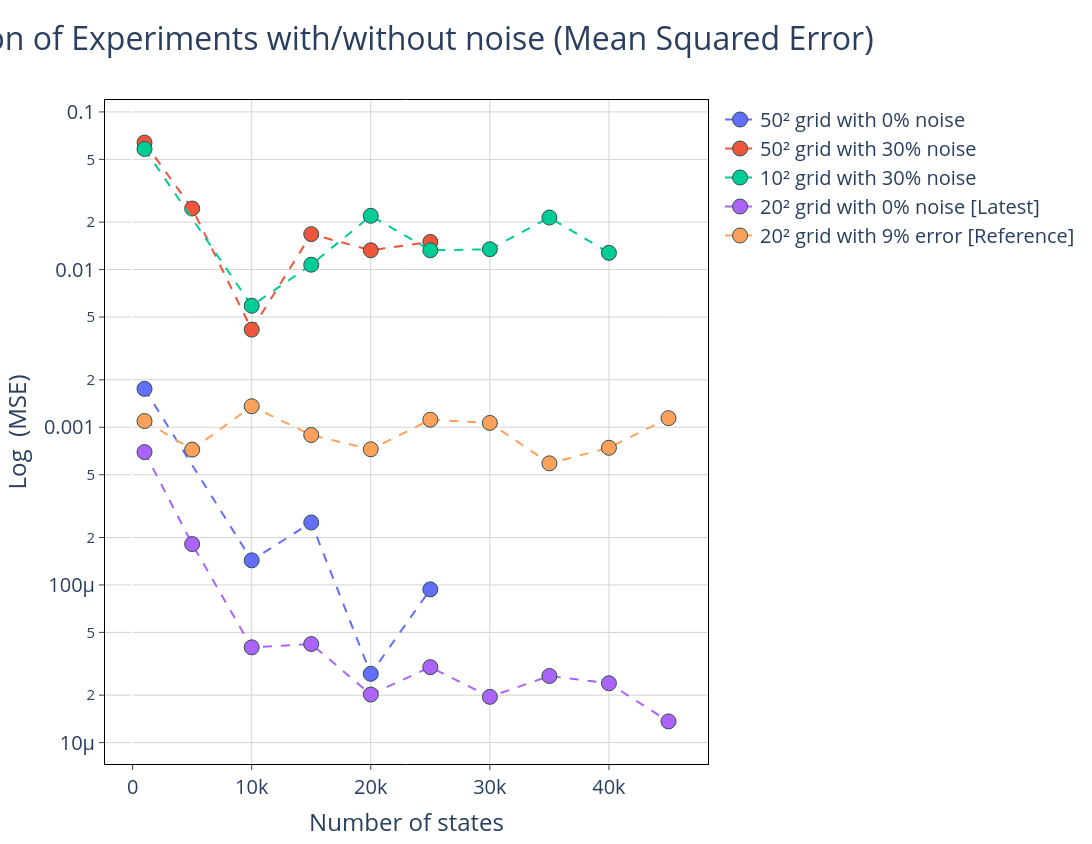

The notebook cell this image was saved under:
### Code cell
# Configuración del subplot
fig = make_subplots(
    rows=1, 
    cols=1, 
     # Actualizado para que coincida con tus datos
)

# Agregar la primera fila (row=1)
fig.add_trace(
    go.Scatter(
        x=df_50_pure['Nstates'], 
        y=df_50_pure['MSE'], 
        mode='lines+markers', 
        name='50² grid with 0% noise',
        line=dict(dash='dash')
    ),
    row=1, col=1
)

# Agregar la segunda fila (row=2)
fig.add_trace(
    go.Scatter(
        x=df_50_error['Nstates'], 
        y=df_50_error['MSE'], 
        mode='lines+markers', 
        name='50² grid with 30% noise',
        line=dict(dash='dash')
    ),
    row=1, col=1
)

# Agregar la tercera fila (row=3)
fig.add_trace(
    go.Scatter(
        x=df_10_error['Nstates'], 
        y=df_10_error['MSE'], 
        mode='lines+markers', 
        name='10² grid with 30% noise',
        line=dict(dash='dash')
    ),
    row=1, col=1
)
fig.add_trace(go.Scatter(
    x = results_df.loc[results_df['Noise'] == 0.0, 'N_states'],
    y = results_df.loc[results_df['Noise'] == 0.0, 'MSE'],
    name="20² grid with 0% noise [Latest]",
    mode='lines+markers',
    line=dict(dash='dash')
))

fig.add_trace(go.Scatter(
    x = results_df.loc[results_df['Noise'] == 9.0, 'N_states'],
    y = results_df.loc[results_df['Noise'] == 9.0, 'MSE'],
    name="20² grid with 9% error [Reference]",
    mode='lines+markers',
    line=dict(dash='dash')
))


fig.update_traces(marker=dict(size=15, line=dict(width=1, color='DarkSlateGrey')))
fig.update_layout(
    height = 844,
    width = 1500,
    font=dict(size=20),
    paper_bgcolor='white',
    plot_bgcolor='white',
    title={
        'text': "Model correlation of Experiments with/without noise (Mean Squared Error)",
        'font': {'size': 32},
        'x' :0.8
    },
    #title_text="Root Mean Squared Error"
)
fig.update_xaxes(
    mirror=True,
    ticks='outside',
    showline=True,
    linecolor='black',
    gridcolor='lightgrey',
    title_text='Number of states'

)
fig.update_yaxes(
    mirror=True,
    ticks='outside',
    showline=True,
    zeroline=True,
    linecolor='black',
    gridcolor='lightgrey',
    type='log',
    title_text='Log  (MSE)'
)
fig.show()

### Figure 1 — Plotly figure (JSON) as saved in the notebook; plotly's stock layout.template omitted (floating-point values rounded to 4 significant figures)
{"data": [{"line": {"dash": "dash"}, "marker": {"line": {"color": "DarkSlateGrey", "width": 1}, "size": 15}, "mode": "lines+markers", "name": "50² grid with 0% noise", "type": "scatter", "x": [1000.0, 10000.0, 15000.0, 20000.0, 25000.0], "xaxis": "x", "y": [0.001753, 0.0001432, 0.0002488, 2.731e-05, 9.374e-05], "yaxis": "y"}, {"line": {"dash": "dash"}, "marker": {"line": {"color": "DarkSlateGrey", "width": 1}, "size": 15}, "mode": "lines+markers", "name": "50² grid with 30% noise", "type": "scatter", "x": [1000.0, 5000.0, 10000.0, 15000.0, 20000.0, 25000.0], "xaxis": "x", "y": [0.06391, 0.0244, 0.004163, 0.01678, 0.01326, 0.01498], "yaxis": "y"}, {"line": {"dash": "dash"}, "marker": {"line": {"color": "DarkSlateGrey", "width": 1}, "size": 15}, "mode": "lines+markers", "name": "10² grid with 30% noise", "type": "scatter", "x": [1000.0, 10000.0, 15000.0, 20000.0, 25000.0, 30000.0, 35000.0, 40000.0], "xaxis": "x", "y": [0.05821, 0.005899, 0.01074, 0.02194, 0.01325, 0.01346, 0.02139, 0.01277], "yaxis": "y"}, {"line": {"dash": "dash"}, "marker": {"line": {"color": "DarkSlateGrey", "width": 1}, "size": 15}, "mode": "lines+markers", "name": "20² grid with 0% noise [Latest]", "type": "scatter", "x": [1000.0, 5000.0, 10000.0, 15000.0, 20000.0, 25000.0, 30000.0, 35000.0, 40000.0, 45000.0], "y": [0.0006957, 0.0001817, 4.02e-05, 4.22e-05, 2.019e-05, 3.011e-05, 1.951e-05, 2.646e-05, 2.379e-05, 1.363e-05]}, {"line": {"dash": "dash"}, "marker": {"line": {"color": "DarkSlateGrey", "width": 1}, "size": 15}, "mode": "lines+markers", "name": "20² grid with 9% error [Reference]", "type": "scatter", "x": [1000.0, 5000.0, 10000.0, 15000.0, 20000.0, 25000.0, 30000.0, 35000.0, 40000.0, 45000.0], "y": [0.001096, 0.0007217, 0.001359, 0.0008927, 0.0007249, 0.001117, 0.001065, 0.0005905, 0.0007412, 0.001142]}], "layout": {"font": {"size": 20}, "height": 844, "paper_bgcolor": "white", "plot_bgcolor": "white", "title": {"font": {"size": 32}, "text": "Model correlation of Experiments with/without noise (Mean Squared Error)", "x": 0.8}, "width": 1500, "xaxis": {"anchor": "y", "domain": [0, 1], "gridcolor": "lightgrey", "linecolor": "black", "mirror": true, "showline": true, "ticks": "outside", "title": {"text": "Number of states"}}, "yaxis": {"anchor": "x", "domain": [0, 1], "gridcolor": "lightgrey", "linecolor": "black", "mirror": true, "showline": true, "ticks": "outside", "title": {"text": "Log  (MSE)"}, "type": "log", "zeroline": true}}}
